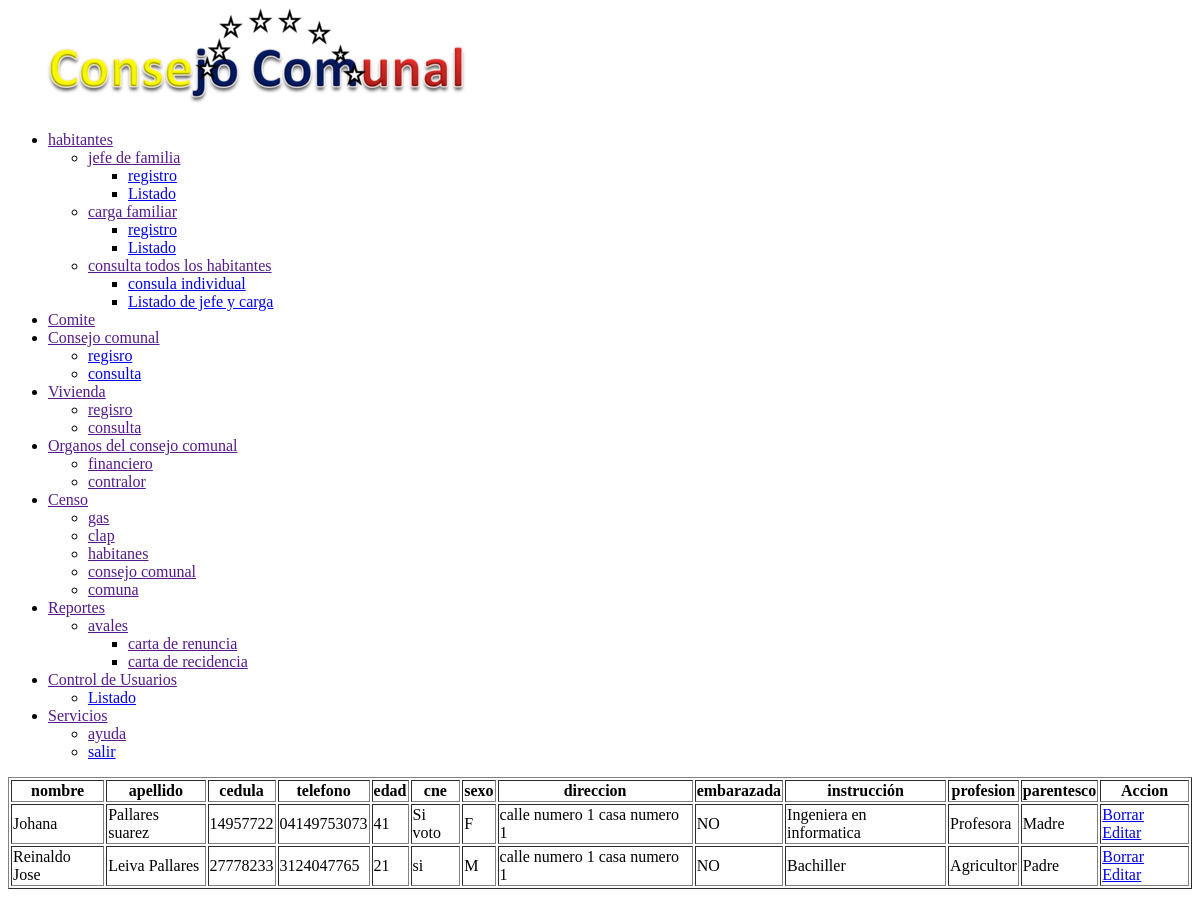
Screenshot of /panel/consulta_jefe_de_familia.php (signed in) with the database file from the repository.
### tables this page shows
CREATE TABLE `jefe_de_familia` (
  `id` bigint(10) NOT NULL,
  `nombre` varchar(100) NOT NULL,
  `apellido` varchar(100) NOT NULL,
  `ci` varchar(8) NOT NULL,
  `tlf` varchar(15) NOT NULL,
  `edad` int(4) NOT NULL,
  `cne` varchar(100) NOT NULL,
  `sexo` varchar(10) NOT NULL,
  `direccion` varchar(500) NOT NULL,
  `embarazada` varchar(10) NOT NULL,
  `instrucción` varchar(200) NOT NULL,
  `profesion` varchar(200) NOT NULL,
  `parentesco` varchar(200) NOT NULL
);

### panel/consulta_jefe_de_familia.php (the view)
<?php
    include('menu.php');
    include('../conexion/cone.php');
    $sql = "SELECT * FROM jefe_de_familia";
    $result = $conexion->query($sql)
?>
<table border="1" width="100%">
    <tr>
        <th>nombre</th>
        <th>apellido</th>
        <th>cedula</th>
        <th>telefono</th>
        <th>edad</th>
        <th>cne</th>
        <th>sexo</th>
        <th>direccion</th>
        <th>embarazada</th>
        <th>instrucción</th>
        <th>profesion</th>
        <th>parentesco</th>
        <th>Accion</th>
    </tr>
    <?php while ($row = $result->fetch_assoc())  { $data[] = $row; ?>
            <tr>
                <td><?php echo $row['nombre']; ?></td>
                <td><?php echo $row['apellido']; ?></td>
                <td><?php echo $row['ci']; ?></td>
                <td><?php echo $row['tlf']; ?></td>
                <td><?php echo $row['edad']; ?></td>
                <td><?php echo $row['cne']; ?></td>
                <td><?php echo $row['sexo']; ?></td>
                <td><?php echo $row['direccion']; ?></td>
                <td><?php echo $row['embarazada']; ?></td>
                <td><?php echo $row['instrucción']; ?></td>
                <td><?php echo $row['profesion']; ?></td>
                <td><?php echo $row['parentesco']; ?></td>
                <td><a href="eliminar_jefe_de_familia.php?id=<?php echo $row['id']?>">Borrar</a>
                    <a href="editar_jefe_de_familia.php?id=<?php echo $row['id']?>">Editar</a>
                </td>
            </tr>
    <?php } ?>
</table>

### rows the page displays
jefe_de_familia: nombre "Johana", apellido "Pallares suarez", ci "14957722", tlf "04149753073", edad "41", cne "Si voto", sexo "F", direccion "calle numero 1 casa numero 1", embarazada "NO", instrucción "Ingeniera en informatica", profesion "Profesora", parentesco "Madre"
jefe_de_familia: nombre "Reinaldo Jose", apellido "Leiva Pallares", ci "27778233", tlf "3124047765", edad "21", cne "si", sexo "M", direccion "calle numero 1 casa numero 1", embarazada "NO", instrucción "Bachiller", profesion "Agricultor", parentesco "Padre"
